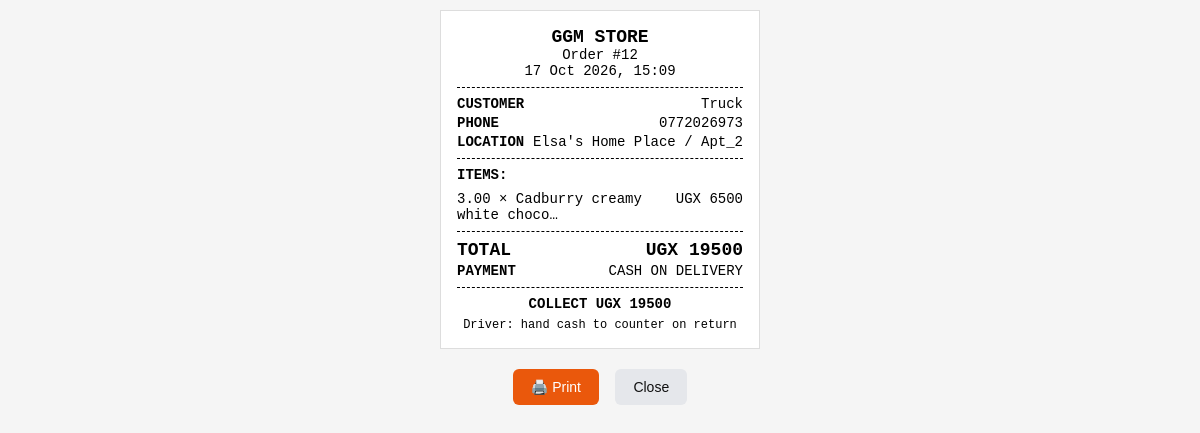
Page /staff/order/12/slip/ (signed in) on the committed database.
### marketplace/models.py (models this page shows, shortened)
class Order(models.Model):
    STATUS_CHOICES = [
        ('new', 'New Order'),
        ('confirmed', 'Confirmed'),
        ('packed', 'Packed & Ready'),
        ('delivered', 'Delivered'),
        ('cancelled', 'Cancelled'),
    ]
    PAYMENT_CHOICES = [
        ('cash', 'Cash on Delivery'),
        ('momo', 'MoMo on Delivery'),
    ]
    customer = models.ForeignKey(Customer, on_delete=models.CASCADE)
    status = models.CharField(max_length=20, choices=STATUS_CHOICES, default='new')
    payment_method = models.CharField(max_length=20, choices=PAYMENT_CHOICES, default='cash')
    total_amount = models.DecimalField(max_digits=10, decimal_places=2, default=0.00)
    created_at = models.DateTimeField(auto_now_add=True)
    updated_at = models.DateTimeField(auto_now=True)

class Customer(models.Model):
    phone_number = models.CharField(max_length=20, unique=True)
    name = models.CharField(max_length=255, blank=True)
    apartment = models.ForeignKey(Apartment, on_delete=models.SET_NULL, null=True, blank=True)
    unit_number = models.CharField(max_length=50, blank=True) # e.g., "Apt 4"

class Apartment(models.Model):
    name = models.CharField(max_length=255, unique=True) # e.g., "Block B"

class OrderItem(models.Model):
    order = models.ForeignKey(Order, on_delete=models.CASCADE, related_name='items')
    product = models.ForeignKey(Product, on_delete=models.SET_NULL, null=True)
    quantity = models.DecimalField(max_digits=10, decimal_places=2, default=1.00)
    price_at_time_of_order = models.DecimalField(max_digits=10, decimal_places=2) # Lock in the price

class Product(models.Model):
    code = models.CharField(max_length=50, unique=True) # e.g., "000001"
    name = models.CharField(max_length=255)
    group = models.ForeignKey(ProductGroup, on_delete=models.SET_NULL, null=True, blank=True)
    unit = models.ForeignKey(Unit, on_delete=models.SET_NULL, null=True, blank=True)
    cost_price = models.DecimalField(max_digits=10, decimal_places=2, default=0.00)
    selling_price = models.DecimalField(max_digits=10, decimal_places=2, default=0.00)
    stock_quantity = models.DecimalField(max_digits=10, decimal_places=2, default=0.00)
    manually_disabled = models.BooleanField(default=False)
    is_active = models.BooleanField(default=True) # Toggle to hide out-of-stock or disabled items
    image = models.ImageField(upload_to='products/', null=True, blank=True)

### marketplace/views.py (the view)
# urls.py: path('staff/order/<int:order_id>/slip/', views.staff_order_slip, name='staff_order_slip'),
@login_required
def staff_order_slip(request, order_id):
    order = get_object_or_404(
        Order.objects.select_related(
            'customer', 'customer__apartment'
        ).prefetch_related('items__product'),
        id=order_id,
    )
    return render(request, 'marketplace/staff_order_slip.html', {'order': order})

### templates/marketplace/staff_order_slip.html (shortened to what this page needs)
<!DOCTYPE html>
<html lang="en">
<head>
</head>
<body>
    <div class="slip">
        <div class="center bold big">GGM STORE</div>
        <div class="center">Order #{{ order.id }}</div>
        <div class="center">{{ order.created_at|date:"d M Y, H:i" }}</div>
        <hr>
        <div class="row">
            <span class="bold">CUSTOMER</span>
            <span>{{ order.customer.name|default:"—" }}</span>
        </div>
        <div class="row">
            <span class="bold">PHONE</span>
            <span>{{ order.customer.phone_number }}</span>
        </div>
        {% if order.customer.apartment %}
        <div class="row">
            <span class="bold">LOCATION</span>
            <span>{{ order.customer.apartment.name }}{% if order.customer.unit_number %} / {{ order.customer.unit_number }}{% endif %}</span>
        </div>
        {% endif %}
        <hr>
        <div class="bold">ITEMS:</div>
        <div class="items">
            {% for item in order.items.all %}
            <div class="item">
                <span>{{ item.quantity }} × {% if item.product %}{{ item.product.name|truncatechars:28 }}{% else %}Removed product{% endif %}</span>
                <span>UGX {{ item.price_at_time_of_order|floatformat:0 }}</span>
            </div>
            {% endfor %}
        </div>
        <hr>
        <div class="row total">
            <span>TOTAL</span>
            <span>UGX {{ order.total_amount|floatformat:0 }}</span>
        </div>
        <div class="row">
            <span class="bold">PAYMENT</span>
            <span>{% if order.payment_method == 'cash' %}CASH ON DELIVERY{% else %}MOMO ON DELIVERY{% endif %}</span>
        </div>
        <hr>
        <div class="center bold">COLLECT UGX {{ order.total_amount|floatformat:0 }}</div>
        <div class="center" style="margin-top: 6px; font-size: 12px;">
            Driver: hand cash to counter on return
        </div>
    </div>
    <div class="actions">
        <button class="btn-print" onclick="window.print()">🖨️ Print</button>
        <a class="btn-close" href="{% url 'staff_order_detail' order.id %}">Close</a>
    </div>
</body>
</html>

### templates/marketplace/staff_order_slip.html (style rules this page uses)
* { box-sizing: border-box; }
body { font-family: 'Courier New', Courier, monospace; font-size: 14px; margin: 0; padding: 10px; background: #f5f5f5; }
.slip { max-width: 320px; margin: 0 auto; background: #fff; padding: 16px; border: 1px solid #ddd; }
.center { text-align: center; }
.bold { font-weight: bold; }
.big { font-size: 18px; }
hr { border: 0; border-top: 1px dashed #000; margin: 8px 0; }
.row { display: flex; justify-content: space-between; gap: 8px; margin: 3px 0; }
.row span:last-child { text-align: right; }
.items { margin: 8px 0; }
.item { display: flex; justify-content: space-between; gap: 8px; margin: 2px 0; }
.item span:first-child { overflow-wrap: anywhere; }
.item span:last-child { flex-shrink: 0; text-align: right; }
.total { font-size: 18px; font-weight: bold; }
.actions { text-align: center; margin: 16px auto; max-width: 320px; }
.actions button, .actions a { display: inline-block; padding: 10px 18px; margin: 4px; font-family: sans-serif; font-size: 14px; border-radius: 6px; border: 0; cursor: pointer; text-decoration: none; }
.btn-print { background: #ea580c; color: #fff; }
.btn-close { background: #e5e7eb; color: #111; }

### rows in the picture
Order: id "12", created_at "17 Oct 2026, 15:09", customer.name "Truck", customer.phone_number "0772026973", customer.apartment.name "Elsa's Home Place", customer.unit_number "Apt_2", total_amount "19500"
OrderItem: quantity "3.00", product.name "Cadburry creamy white choco…", price_at_time_of_order "6500"
